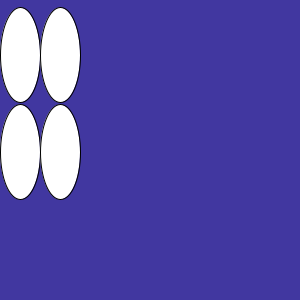
Frame 1 (no input)
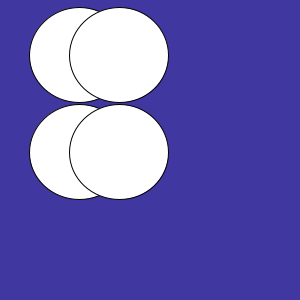
Frame 60 (the mouse pressed at the canvas centre just before this capture)
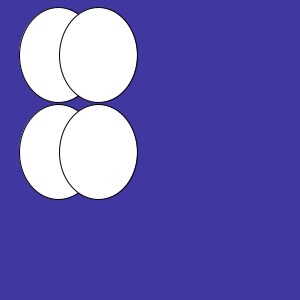
Frame 120 (the mouse held since frame 60 and released just before this capture)

The Processing sketch that drew these frames (run headless with seeded random() and noise(); from frame 60 on, the mouse is pressed at the canvas centre):

// Processing sketch: processing_11824
// ── processing_11824.pde

int x=0;
int y=55;

void setup(){
  size(300,300);
}

void draw(){
  background(65,55,160);
ellipse(x+20,y,x+40,y+40);
ellipse(x+60,y,x+40,y+40);
ellipse(x+20,y+97,x+40,y+40);
ellipse(x+60,y+97,x+40,y+40);
x= x+1;
if(x > 100)
x= 20;

}
